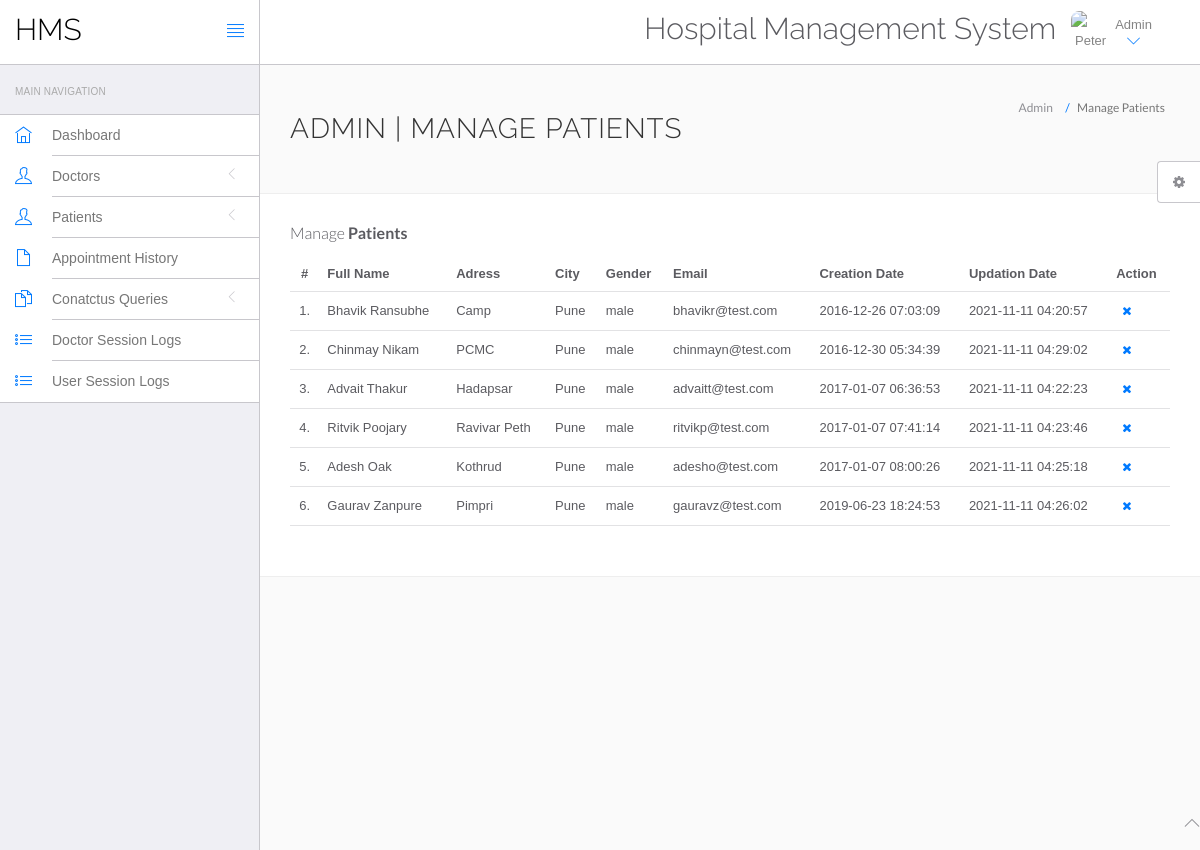
Page /hospital/hms/admin/manage-users.php (signed in) on the committed database.
### tables this page shows
CREATE TABLE `users` (
  `id` int(11) NOT NULL,
  `fullName` varchar(255) DEFAULT NULL,
  `address` longtext DEFAULT NULL,
  `city` varchar(255) DEFAULT NULL,
  `gender` varchar(255) DEFAULT NULL,
  `email` varchar(255) DEFAULT NULL,
  `password` varchar(255) DEFAULT NULL,
  `regDate` timestamp NULL DEFAULT current_timestamp(),
  `updationDate` timestamp NULL DEFAULT NULL ON UPDATE current_timestamp()
);

### hospital/hms/admin/manage-users.php (the view, shortened to what this page needs)
<?php
include('include/config.php');
?>
<!DOCTYPE html>
<html lang="en">
	<head>
		<link rel="stylesheet" href="vendor/bootstrap/css/bootstrap.min.css">
		<link rel="stylesheet" href="vendor/fontawesome/css/font-awesome.min.css">
		<link rel="stylesheet" href="vendor/themify-icons/themify-icons.min.css">
		<link href="vendor/animate.css/animate.min.css" rel="stylesheet" media="screen">
		<link href="vendor/perfect-scrollbar/perfect-scrollbar.min.css" rel="stylesheet" media="screen">
		<link href="vendor/switchery/switchery.min.css" rel="stylesheet" media="screen">
		<link href="vendor/bootstrap-touchspin/jquery.bootstrap-touchspin.min.css" rel="stylesheet" media="screen">
		<link href="vendor/select2/select2.min.css" rel="stylesheet" media="screen">
		<link href="vendor/bootstrap-datepicker/bootstrap-datepicker3.standalone.min.css" rel="stylesheet" media="screen">
		<link href="vendor/bootstrap-timepicker/bootstrap-timepicker.min.css" rel="stylesheet" media="screen">
		<link rel="stylesheet" href="assets/css/styles.css">
		<link rel="stylesheet" href="assets/css/plugins.css">
		<link rel="stylesheet" href="assets/css/themes/theme-1.css" id="skin_color" />
	</head>
	<body>
		<div id="app">
<?php include('include/sidebar.php');?>
			<div class="app-content">
						<?php include('include/header.php');?>
				<div class="main-content" >
					<div class="wrap-content container" id="container">
						<section id="page-title">
							<div class="row">
								<div class="col-sm-8">
									<h1 class="mainTitle">Admin | Manage Patients</h1>
																	</div>
								<ol class="breadcrumb">
									<li>
										<span>Admin</span>
									</li>
									<li class="active">
										<span>Manage Patients</span>
									</li>
								</ol>
							</div>
						</section>
						<div class="container-fluid container-fullw bg-white">
									<div class="row">
								<div class="col-md-12">
									<h5 class="over-title margin-bottom-15">Manage <span class="text-bold">Patients</span></h5>
									<table class="table table-hover" id="sample-table-1">
										<thead>
											<tr>
												<th class="center">#</th>
												<th>Full Name</th>
												<th class="hidden-xs">Adress</th>
												<th>City</th>
												<th>Gender </th>
												<th>Email </th>
												<th>Creation Date </th>
												<th>Updation Date </th>
												<th>Action</th>
											</tr>
										</thead>
										<tbody>
<?php
$sql=mysqli_query($con,"select * from users");
$cnt=1;
while($row=mysqli_fetch_array($sql))
{
?>
											<tr>
												<td class="center"><?php echo $cnt;?>.</td>
												<td class="hidden-xs"><?php echo $row['fullName'];?></td>
												<td><?php echo $row['address'];?></td>
												<td><?php echo $row['city'];?>
												</td>
												<td><?php echo $row['gender'];?></td>
												<td><?php echo $row['email'];?></td>
												<td><?php echo $row['regDate'];?></td>
												<td><?php echo $row['updationDate'];?>
												</td>
												<td >
												<div class="visible-md visible-lg hidden-sm hidden-xs">
	<a href="manage-users.php?id=<?php echo $row['id']?>&del=delete" onClick="return confirm('Are you sure you want to delete?')"class="btn btn-transparent btn-xs tooltips" tooltip-placement="top" tooltip="Remove"><i class="fa fa-times fa fa-white"></i></a>
												</div>
												</td>
											</tr>
											<?php
$cnt=$cnt+1;
											 }?>
										</tbody>
									</table>
								</div>
							</div>
								</div>
							</div>
						</div>
					</div>
				</div>
	<?php include('include/footer.php');?>
	<?php include('include/setting.php');?>
	</body>
</html>

### hospital/hms/admin/assets/css/themes/theme-1.css (style rules this page uses)
body { background: #FAFAFA; }

### rows in the picture
users: fullName "Bhavik Ransubhe", address "Camp", city "Pune", gender "male", email "bhavikr@test.com", regDate "2016-12-26 07:03:09", updationDate "2021-11-11 04:20:57"
users: fullName "Chinmay Nikam", address "PCMC", city "Pune", gender "male", email "chinmayn@test.com", regDate "2016-12-30 05:34:39", updationDate "2021-11-11 04:29:02"
users: fullName "Advait Thakur", address "Hadapsar", city "Pune", gender "male", email "advaitt@test.com", regDate "2017-01-07 06:36:53", updationDate "2021-11-11 04:22:23"
users: fullName "Ritvik Poojary", address "Ravivar Peth", city "Pune", gender "male", email "ritvikp@test.com", regDate "2017-01-07 07:41:14", updationDate "2021-11-11 04:23:46"
users: fullName "Adesh Oak", address "Kothrud", city "Pune", gender "male", email "adesho@test.com", regDate "2017-01-07 08:00:26", updationDate "2021-11-11 04:25:18"
users: fullName "Gaurav Zanpure", address "Pimpri", city "Pune", gender "male", email "gauravz@test.com", regDate "2019-06-23 18:24:53", updationDate "2021-11-11 04:26:02"
